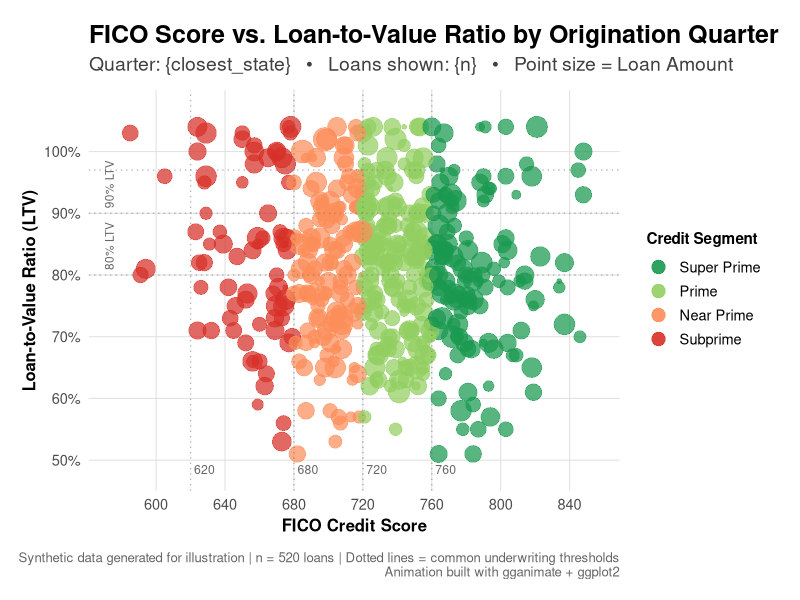

Reproduce this figure in R. (Note: this script raises an error after producing the figure.)
# ==============================================================================
# FICO Score vs LTV Animated Scatter Plot
# Using gganimate for mortgage origination data visualization
# ==============================================================================
#
# This script generates realistic synthetic mortgage data and creates a smooth
# animated scatter plot showing how FICO/LTV distributions evolve over time
# (by origination quarter).
#
# REQUIREMENTS:
#   R >= 4.2
#   Packages: ggplot2, gganimate, dplyr, gifski (for GIF) or av (for MP4)
#
# INSTALLATION (run once):
#   install.packages(c("ggplot2", "gganimate", "dplyr", "gifski", "scales"))
#
# For MP4 output instead of GIF, also: install.packages("av")
#   and install ffmpeg:  brew install ffmpeg   (macOS)
#
# USAGE:
#   Rscript create_fico_ltv_animation.R
#
# OUTPUTS:
#   - fico_ltv_animated.gif   (main deliverable)
#   - fico_ltv_sample_data.csv
#   - fico_ltv_static_preview.png  (optional, requires ggimage or similar)
#
# ==============================================================================

suppressPackageStartupMessages({
  library(ggplot2)
  library(gganimate)
  library(dplyr)
  library(scales)
})

# -----------------------------
# Configuration
# -----------------------------
set.seed(2024)                    # Reproducible results
n_loans <- 520                    # Sample size
output_gif <- "fico_ltv_animated.gif"
output_csv <- "fico_ltv_sample_data.csv"
width_px  <- 1200
height_px <- 780
fps       <- 14
nframes   <- 140                  # ~10 seconds at 14 fps

# -----------------------------
# Generate realistic synthetic mortgage data
# -----------------------------
# FICO ranges (typical for conventional loans): 580-850
# LTV ranges: 50-105 (high LTV allowed with mortgage insurance)

quarters <- c("2023-Q1", "2023-Q2", "2023-Q3", "2023-Q4",
              "2024-Q1", "2024-Q2", "2024-Q3", "2024-Q4")

# Base generation with negative correlation (higher FICO → modestly lower LTV)
raw <- tibble(
  loan_id = sprintf("LN%06d", 1:n_loans),
  fico_base = rnorm(n_loans, mean = 726, sd = 48),
  ltv_base  = rnorm(n_loans, mean = 82.5, sd = 10.8)
) %>%
  mutate(
    # Realistic clipping
    fico = pmax(585, pmin(848, round(fico_base))),
    ltv  = pmax(51,  pmin(104, round(ltv_base))),
    # Introduce correlation: every 10 point FICO increase → ~0.35% lower LTV on avg
    ltv = pmax(51, pmin(104, round(ltv - 0.034 * (fico - 720) + rnorm(n_loans, 0, 6.8))))
  )

# Assign origination quarters with realistic volume ramp + credit quality shift
# Later quarters show modest improvement in credit box (higher FICO, lower LTV)
raw <- raw %>%
  mutate(
    # Weighted sampling: more volume in 2024
    q_prob = case_when(
      row_number() <= n_loans * 0.38 ~ sample(1:4, n(), replace = TRUE, prob = c(0.22, 0.24, 0.26, 0.28)),
      TRUE ~ sample(5:8, n(), replace = TRUE, prob = c(0.20, 0.23, 0.27, 0.30))
    ),
    quarter = factor(quarters[q_prob], levels = quarters),
    quarter_num = as.integer(quarter)
  )

# Apply time-based distribution shift (illustrative of market conditions)
data <- raw %>%
  group_by(quarter) %>%
  mutate(
    # Progressive tightening / recovery in credit standards through 2023-2024
    fico_shift = (quarter_num - 4.5) * 1.35,
    ltv_shift  = (quarter_num - 4.5) * -0.55,
    fico = pmax(585, pmin(848, round(fico + fico_shift + rnorm(n(), 0, 4)))),
    ltv  = pmax(51,  pmin(104, round(ltv  + ltv_shift  + rnorm(n(), 0, 3.5))))
  ) %>%
  ungroup() %>%
  mutate(
    # Credit risk segments (common industry buckets)
    risk_segment = case_when(
      fico >= 760 ~ "Super Prime",
      fico >= 720 ~ "Prime",
      fico >= 680 ~ "Near Prime",
      TRUE        ~ "Subprime"
    ),
    risk_segment = factor(risk_segment,
                          levels = c("Super Prime", "Prime", "Near Prime", "Subprime")),

    # Loan size for point sizing (typical conventional range)
    loan_amount = round(rnorm(n_loans, mean = 298000, sd = 112000)),
    loan_amount = pmax(92000, pmin(685000, loan_amount)),

    # Optional: purchase vs refinance flag (affects typical LTV)
    purpose = sample(c("Purchase", "Refinance"), n_loans, replace = TRUE,
                     prob = c(0.61, 0.39))
  ) %>%
  select(loan_id, fico, ltv, quarter, quarter_num, risk_segment, loan_amount, purpose)

# Quick summary printed to console
cat("\n=== Synthetic Mortgage Dataset Summary ===\n")
print(summary(data[, c("fico", "ltv", "loan_amount")]))
cat("\nRisk segment distribution:\n")
print(table(data$risk_segment))
cat("\nLoans per quarter:\n")
print(table(data$quarter))

# Export CSV for reproducibility / further analysis
write.csv(data, output_csv, row.names = FALSE)
cat("\n✓ Sample data exported to:", output_csv, "\n")

# -----------------------------
# Build the animated ggplot
# -----------------------------
# Color palette: green (low risk) → yellow → orange → red (higher risk)
risk_colors <- c(
  "Super Prime" = "#1a9850",   # dark green
  "Prime"       = "#91cf60",   # light green
  "Near Prime"  = "#fc8d59",   # orange
  "Subprime"    = "#d73027"    # red
)

# Reference lines for underwriting guidelines (common conventional thresholds)
fico_lines <- c(620, 680, 720, 760)
ltv_lines  <- c(80, 90, 97)

p <- ggplot(data, aes(x = fico, y = ltv)) +
  # Faint background points (all quarters) using shadow_mark later
  # Main points
  geom_point(
    aes(color = risk_segment, size = loan_amount),
    alpha = 0.72,
    stroke = 0.25
  ) +
  # Reference lines (underwriting guardrails)
  geom_vline(xintercept = fico_lines, linetype = "dotted",
             color = "gray45", alpha = 0.55, linewidth = 0.45) +
  geom_hline(yintercept = ltv_lines, linetype = "dotted",
             color = "gray45", alpha = 0.55, linewidth = 0.45) +
  # Small labels for reference lines (only drawn once, not animated)
  annotate("text", x = 622, y = 48.5, label = "620", size = 3.1,
           color = "gray40", hjust = 0) +
  annotate("text", x = 682, y = 48.5, label = "680", size = 3.1,
           color = "gray40", hjust = 0) +
  annotate("text", x = 722, y = 48.5, label = "720", size = 3.1,
           color = "gray40", hjust = 0) +
  annotate("text", x = 762, y = 48.5, label = "760", size = 3.1,
           color = "gray40", hjust = 0) +
  annotate("text", x = 577, y = 80.8, label = "80% LTV", size = 3.0,
           color = "gray40", hjust = 0, angle = 90, vjust = -0.3) +
  annotate("text", x = 577, y = 90.8, label = "90% LTV", size = 3.0,
           color = "gray40", hjust = 0, angle = 90, vjust = -0.3) +
  # Scales
  scale_x_continuous(
    limits = c(575, 855),
    breaks = seq(600, 840, by = 40),
    labels = comma_format()
  ) +
  scale_y_continuous(
    limits = c(48, 107),
    breaks = seq(50, 100, by = 10),
    labels = function(x) paste0(x, "%")
  ) +
  scale_color_manual(values = risk_colors, name = "Credit Segment") +
  scale_size_continuous(
    range = c(1.6, 7.8),
    guide = "none"   # size legend is noisy; we explain in caption
  ) +
  # Labels and theming
  labs(
    title = "FICO Score vs. Loan-to-Value Ratio by Origination Quarter",
    subtitle = "Quarter: {closest_state}   •   Loans shown: {n}   •   Point size = Loan Amount",
    x = "FICO Credit Score",
    y = "Loan-to-Value Ratio (LTV)",
    caption = paste0(
      "Synthetic data generated for illustration | ",
      "n = ", nrow(data), " loans | ",
      "Dotted lines = common underwriting thresholds\n",
      "Animation built with gganimate + ggplot2"
    )
  ) +
  theme_minimal(base_size = 13) +
  theme(
    plot.title = element_text(face = "bold", size = 18, margin = margin(b = 6)),
    plot.subtitle = element_text(size = 14, color = "gray25", margin = margin(b = 10)),
    plot.caption = element_text(size = 9.5, color = "gray40", margin = margin(t = 12)),
    legend.position = "right",
    legend.title = element_text(face = "bold", size = 11),
    legend.text = element_text(size = 10.5),
    panel.grid.minor = element_blank(),
    panel.grid.major = element_line(color = "gray88", linewidth = 0.35),
    axis.title = element_text(face = "bold", size = 12),
    axis.text = element_text(size = 10.5),
    plot.margin = margin(18, 22, 14, 16)
  ) +
  guides(color = guide_legend(override.aes = list(size = 4.5, alpha = 0.9)))

# -----------------------------
# Add animation layers (gganimate)
# -----------------------------
# Strategy:
# - transition_states by quarter (smooth interpolation between quarters)
# - shadow_mark keeps prior quarters visible at low opacity (portfolio build-up)
# - enter_fade + exit_fade for elegant appearance/disappearance of new points
# - ease_aes for natural motion

anim_plot <- p +
  transition_states(
    quarter,
    transition_length = 2.2,
    state_length = 1.6,
    wrap = FALSE
  ) +
  enter_fade(alpha = 0.0) +
  exit_fade(alpha = 0.0) +
  shadow_mark(
    alpha = 0.16,
    size = 2.1,
    color = "gray55",
    fill = NA
  ) +
  ease_aes("cubic-in-out")

# -----------------------------
# Render and save the animation
# -----------------------------
cat("\nRendering animation (this may take 20-60 seconds)...\n")

anim <- animate(
  anim_plot,
  nframes = nframes,
  fps = fps,
  width = width_px,
  height = height_px,
  res = 110,                    # DPI-ish for text sharpness
  renderer = gifski_renderer(output_gif, loop = TRUE),
  device = "png",               # higher quality than default
  type = "cairo"                # best font rendering on macOS
)

cat("✓ Animation saved to:", output_gif, "\n")
cat("  Dimensions:", width_px, "x", height_px, "px @", fps, "fps\n")
cat("  Total frames:", nframes, "\n\n")

# Optional: also save last frame as static preview (using anim_save or just ggsave on p with last state)
# gganimate makes it easy to save any specific frame:
# anim_save("fico_ltv_final_frame.png", animation = animate(p + transition_states(quarter) + ... , nframes=1, ...))

cat("Done! Open", output_gif, "to view the animation.\n")
cat("Tip: In RStudio you can also just print(anim) to preview in the viewer.\n")

# ==============================================================================
# ADVANCED VARIANTS (uncomment to experiment)
# ==============================================================================
#
# 1) Cumulative only (no fading of old points, just new ones appearing):
#    Remove shadow_mark and use transition_reveal(quarter_num) instead.
#
# 2) MP4 video output (better quality, smaller file):
#    install.packages("av")
#    Then: renderer = av_renderer("fico_ltv_animated.mp4")
#
# 3) Highlight only the *new* loans each quarter (previous quarters grayed):
#    Add a column `is_new = TRUE` for the current state and map alpha to it.
#
# 4) Faceted by purpose (Purchase vs Refinance):
#    Add + facet_wrap(~purpose) before the transition_states layer.
#
# 5) Add dynamic stats text (avg FICO per quarter):
#    Precompute quarterly means and use geom_text with the same transition.
#
# ==============================================================================
